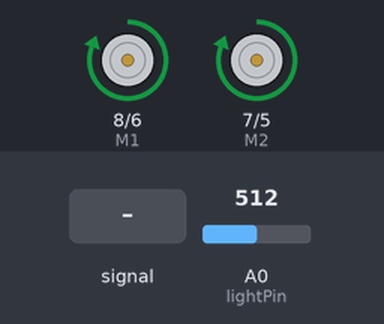
A sketch run on a simulated Arduino Uno, built with avr-gcc and run on an emulated ATmega328P. On the bench: direction and speed pins drawn as motors (green arrow = direction pin HIGH = forward, orange = LOW = backward, longer = more drive). The test bench sets the inputs (shaded band); at power-on: A0 (lightPin) = 512. What the sketch prints to the serial monitor is not drawn.

Above: at 1.2 s.
1.3 s: A0 (lightPin) fed a 200 Hz sine of ±255 counts around its level
At 1.52 s:
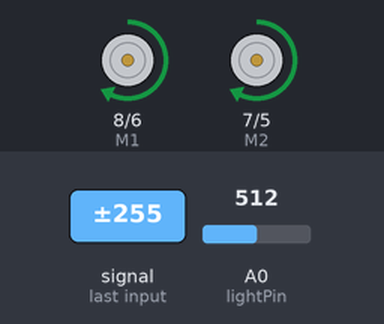
4.3 s: A0 (lightPin) set to 0
5.8 s: A0 (lightPin) set to 705
7.3 s: A0 (lightPin) set to 728
At 8.0 s:
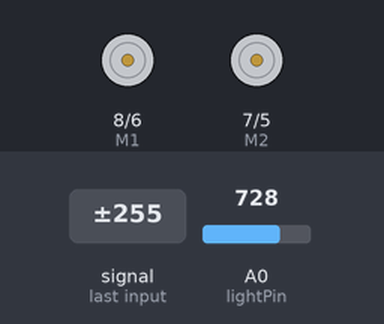
10.3 s: A0 (lightPin) set to 716
At 11.5 s:
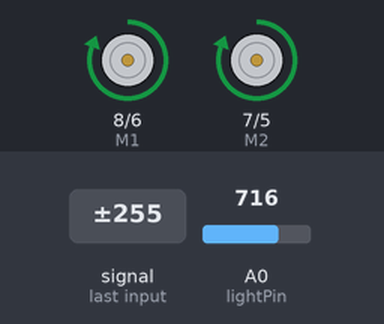
13.3 s: A0 (lightPin) set to 900
At 13.7 s:
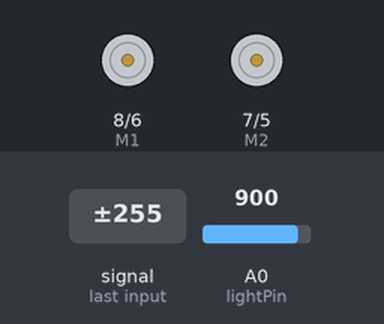
Timing chart, 0 to 15.8 s (numbered marks = the images above; inputs shaded):
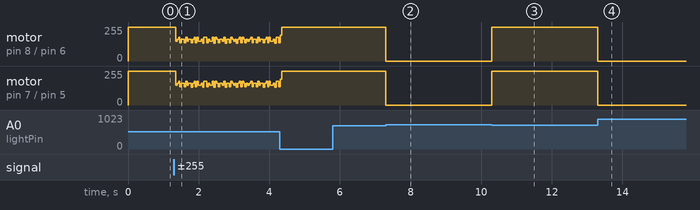

Measured:
- the behaviour switches between 716 and 717 on A0 (lightPin) (found by bisection; images 1 and 2)
- after the input at 7.3 s, motor on pin 8 (M1) / pin 6 (E1), motor on pin 7 (M2) / pin 5 (E2): forward 255/255 → stopped at once
- after the input at 10.3 s, motor on pin 8 (M1) / pin 6 (E1), motor on pin 7 (M2) / pin 5 (E2): stopped → forward 255/255 at once
- after the input at 13.3 s, motor on pin 8 (M1) / pin 6 (E1), motor on pin 7 (M2) / pin 5 (E2): forward 255/255 → stopped at once

The sketch:

Run_from_the_light.ino
```cpp
int lightPin = A0;
int thermoPin = A1;
int E2 = 5;
int E1 = 6;
int M2 = 7;
int M1 = 8;
int leftspeed = 255; //255 is maximum speed
int rightspeed = 255;

void setup(){
pinMode(lightPin, INPUT);
pinMode(thermoPin, INPUT);
pinMode(E2, OUTPUT);
pinMode(E1, OUTPUT);
pinMode(M2, OUTPUT);
pinMode(M1, OUTPUT);
Serial.begin(115200); //
}

void loop()
{
  Serial.print(getLight());
  Serial.println(" % Light");
  while(getLight() >= 30)
  {
    Serial.print(getLight());
    Serial.println(" % Light");
    forward(leftspeed, rightspeed);
  }
  stop();
}

void stop(void) //Stops
{
  digitalWrite(E1, LOW);
  digitalWrite(E2, LOW);
}

void forward(char a, char b)
{
  analogWrite(E1, a);
  digitalWrite(M1, HIGH);
  analogWrite(E2, b);
  digitalWrite(M2, HIGH);
}

void reverse(char a, char b)
{
  analogWrite(E1, a);
  digitalWrite(M1, LOW);
  analogWrite(E2, b);
  digitalWrite(M2, LOW);
}

void left(char a, char b)
{
  analogWrite(E1, a);
  digitalWrite(M1, HIGH);
  analogWrite(E2, b);
  digitalWrite(M2, LOW);
}

void right(char a, char b)
{
  analogWrite(E1, a);
  digitalWrite(M1, HIGH);
  analogWrite(E2, b);
  digitalWrite(M2, LOW);
}

float getLight()
{
  float lightRead = analogRead(lightPin);
  float lightPercent = map(lightRead, 1024, 0, 0, 100);
  return lightPercent;
}
```
